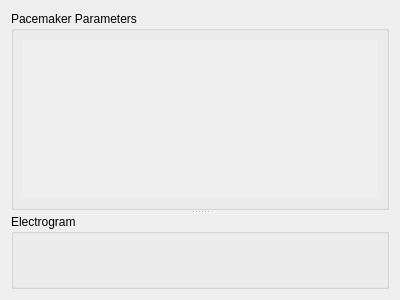
<?xml version="1.0" encoding="UTF-8"?>
<ui version="4.0">
 <class>visualizationWidget</class>
 <widget class="QWidget" name="visualizationWidget">
  <property name="geometry">
   <rect>
    <x>0</x>
    <y>0</y>
    <width>400</width>
    <height>300</height>
   </rect>
  </property>
  <property name="windowTitle">
   <string>Form</string>
  </property>
  <layout class="QGridLayout" name="gridLayout">
   <item row="0" column="0">
    <widget class="QSplitter" name="splitter">
     <property name="orientation">
      <enum>Qt::Vertical</enum>
     </property>
     <widget class="QGroupBox" name="allParamsGroup">
      <property name="title">
       <string>Pacemaker Parameters</string>
      </property>
      <layout class="QGridLayout" name="gridLayout_3">
       <item row="0" column="0">
        <widget class="QScrollArea" name="scrollArea">
         <property name="frameShape">
          <enum>QFrame::NoFrame</enum>
         </property>
         <property name="widgetResizable">
          <bool>true</bool>
         </property>
         <widget class="QWidget" name="allParams">
          <property name="geometry">
           <rect>
            <x>0</x>
            <y>0</y>
            <width>362</width>
            <height>93</height>
           </rect>
          </property>
         </widget>
        </widget>
       </item>
      </layout>
     </widget>
     <widget class="QGroupBox" name="electrogramGroup">
      <property name="title">
       <string>Electrogram</string>
      </property>
      <layout class="QGridLayout" name="gridLayout_2"/>
     </widget>
    </widget>
   </item>
  </layout>
 </widget>
 <resources/>
 <connections/>
</ui>
